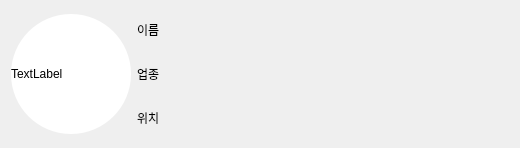
<?xml version="1.0" encoding="UTF-8"?>
<ui version="4.0">
 <class>Form</class>
 <widget class="QWidget" name="Form">
  <property name="geometry">
   <rect>
    <x>0</x>
    <y>0</y>
    <width>520</width>
    <height>148</height>
   </rect>
  </property>
  <property name="windowTitle">
   <string>Form</string>
  </property>
  <property name="styleSheet">
   <string notr="true"/>
  </property>
  <layout class="QHBoxLayout" name="horizontalLayout_2">
   <item>
    <layout class="QHBoxLayout" name="horizontalLayout">
     <item>
      <widget class="QLabel" name="img_label">
       <property name="minimumSize">
        <size>
         <width>120</width>
         <height>0</height>
        </size>
       </property>
       <property name="maximumSize">
        <size>
         <width>120</width>
         <height>120</height>
        </size>
       </property>
       <property name="styleSheet">
        <string notr="true">background-color: rgb(255, 255, 255);
border-radius: 60px;</string>
       </property>
       <property name="text">
        <string>TextLabel</string>
       </property>
       <property name="scaledContents">
        <bool>true</bool>
       </property>
      </widget>
     </item>
     <item>
      <layout class="QVBoxLayout" name="verticalLayout">
       <item>
        <widget class="QLabel" name="name_lab">
         <property name="text">
          <string>이름</string>
         </property>
        </widget>
       </item>
       <item>
        <widget class="QLabel" name="type_lab">
         <property name="text">
          <string>업종</string>
         </property>
        </widget>
       </item>
       <item>
        <widget class="QLabel" name="location_lab">
         <property name="text">
          <string>위치</string>
         </property>
        </widget>
       </item>
      </layout>
     </item>
    </layout>
   </item>
  </layout>
 </widget>
 <resources/>
 <connections/>
</ui>
